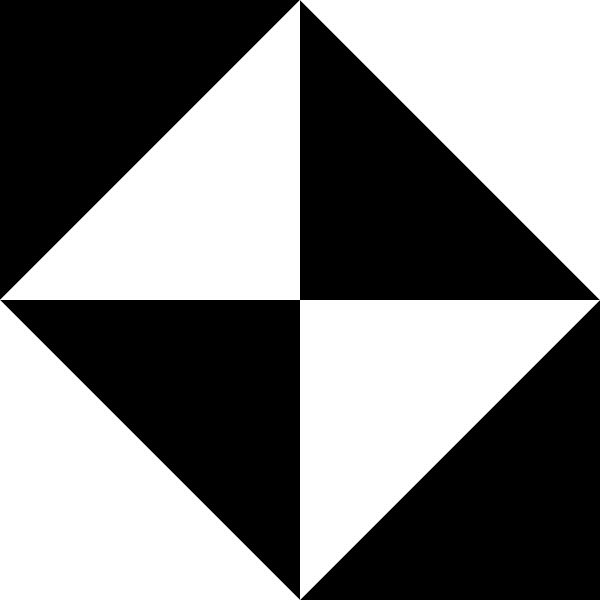
%> input picture Images/image1.png, 600 x 600 px
$ octave harriscorner.m   (GNU Octave 9; MATLAB toolbox functions it lacks are replaced by stand-ins)
%> lines starting %> are read from the running program, lines starting %| are printed output that depends on the picture; in (x1, y1, x2, y2) boxes, pixels count from 0 and x2, y2 are one past the last pixel; in counts of white or black regions, pixels touching at a corner belong together; the program's own positions count from 1
img = imread('Images/image1.png');
%> img is the input picture: size 600x600x3 uint8; min 0, max 255, mean 127.6

%Coefficients -> Variables
HarrisCoeff = 0.04;
thresh = 0;

%Convert given image to gray scale with a single value for each pixel
pixlen = size(img,3);
%> pixlen = 3
for i=1:pixlen
    for j=1:pixlen
        if i ~= j
            img(:,:,i) = img(:,:,i) + img(:,:,j);
        end
    end
    img(:,:,i) = img(:,:,i) / pixlen;
end
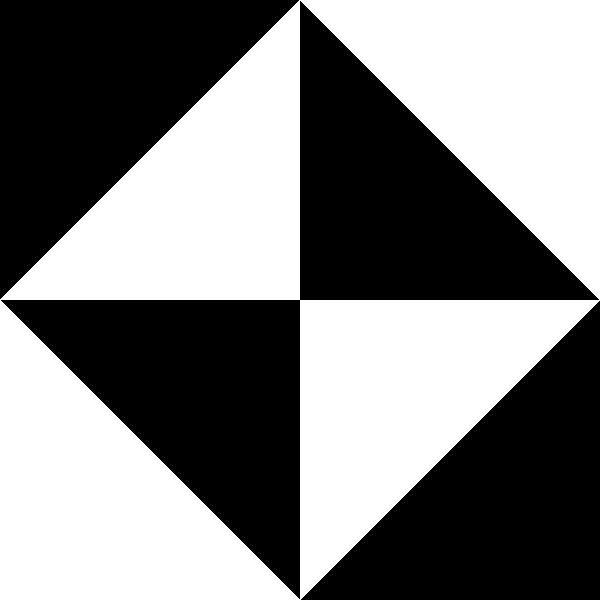
%> img: size 600x600x3 uint8; values 0 (black) and 85 (white), 50.2% white; 3 black regions, box (x1, y1, x2, y2) and area: (1, 1, 599, 599) 89700, (0, 0, 299, 299) 44850, (301, 301, 600, 600) 44850
img = img(:,:,1);

%Display original image
figure();
imshow(img);

corners = zeros(size(img,1), size(img,2));

imgDerivativeX = abs(conv2(img, [-1 0 1; -2 0 2; -1 0 1]));
imgDerivativeY = abs(conv2(img, [-1 -2 -1; 0 0 0; 1 2 1]));

imgDerivativeX = imcrop(imgDerivativeX, [2 2 size(imgDerivativeX,2)-3 size(imgDerivativeX,1)-3]);
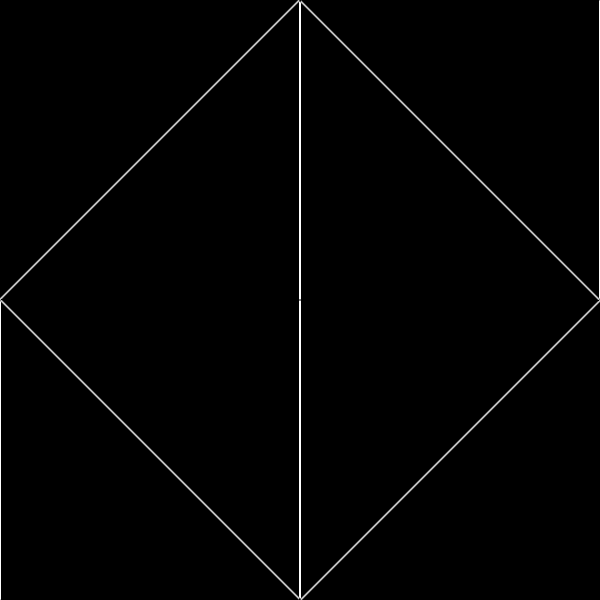
%> imgDerivativeX: size 600x600 double; min 0, max 340, mean 3.9; drawn with min black and max white
imgDerivativeY = imcrop(imgDerivativeY, [2 2 size(imgDerivativeY,2)-3 size(imgDerivativeY,1)-3]);
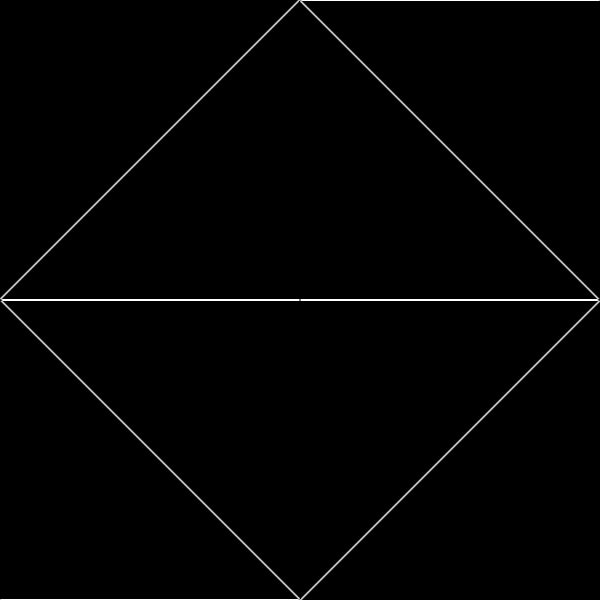
%> imgDerivativeY: size 600x600 double; min 0, max 340, mean 3.9; mean of the top-left, top-right, bottom-left and bottom-right quarters 3.4, 4.5, 4.5, 3.4; drawn with min black and max white

IxIx = imgDerivativeX .*  imgDerivativeX;
IyIy = imgDerivativeY .*  imgDerivativeY;
IxIy = imgDerivativeX .*  imgDerivativeY;

neighbourMat = [1 1 1 1 1; 1 1 1 1 1; 1 1 1 1 1; 1 1 1 1 1; 1 1 1 1 1];
IxIx = conv2(IxIx, neighbourMat);
%> IxIx: size 604x604 double
IxIy = conv2(IxIy, neighbourMat);
%> IxIy: size 604x604 double
IyIy = conv2(IyIy, neighbourMat);
%> IyIy: size 604x604 double

IxIx = imcrop(IxIx, [3 3 size(IxIx,2)-5 size(IxIx,1)-5]);
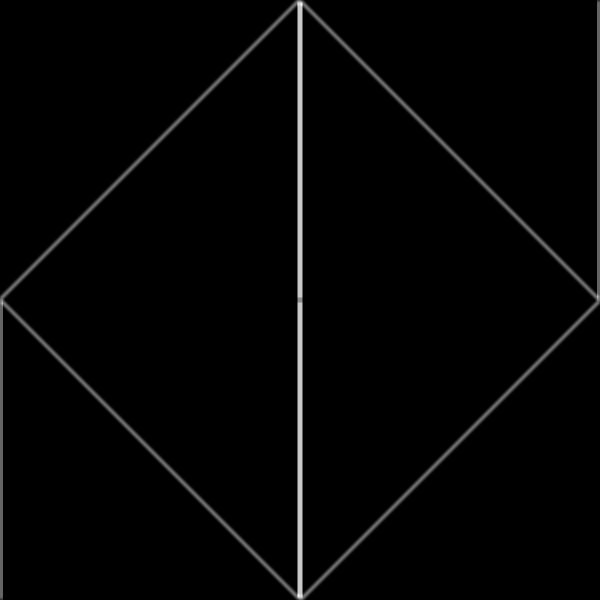
%> IxIx: size 600x600 double; min 0, max 1459450, mean 24364.8; drawn with min black and max white
IxIy = imcrop(IxIy, [3 3 size(IxIy,2)-5 size(IxIy,1)-5]);
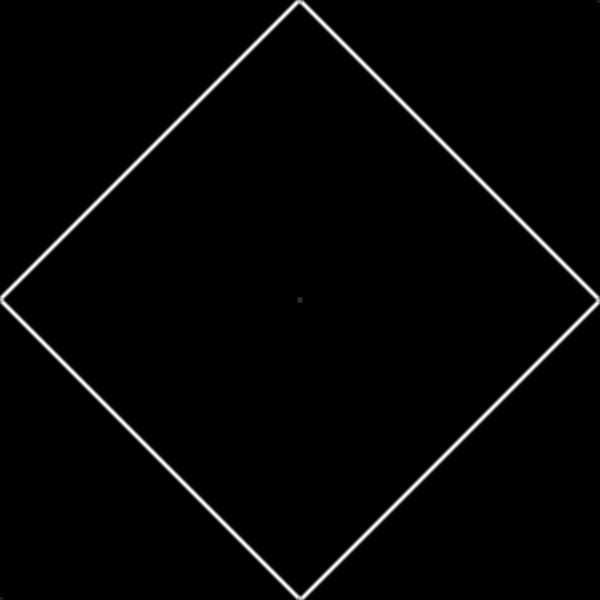
%> IxIy: size 600x600 double; min 0, max 635800, mean 11967; drawn with min black and max white
IyIy = imcrop(IyIy, [3 3 size(IyIy,2)-5 size(IyIy,1)-5]);
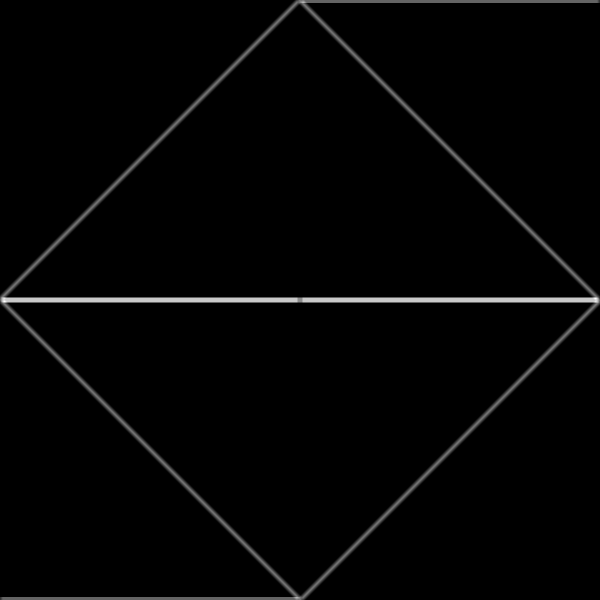
%> IyIy: size 600x600 double; min 0, max 1459450, mean 24364.8; mean of the top-left, top-right, bottom-left and bottom-right quarters 21511.1, 27218.6, 27218.6, 21511.1; drawn with min black and max white

cornerness = zeros(size(img,1), size(img,2));
for i=1:size(img,1)
    for j=1:size(img,2)
        matrixM = [IxIx(i,j) IxIy(i,j); IxIy(i,j) IyIy(i,j)];
        %value1 and value2 are the eigen values,
        %det(matrixM) = value1 * value2 and
        %trace(matrixM) = value1 + value2
        %cornerness(i,j) = value1 * value2 - HarrisCoeff * (value1 + value2) * (value1 + value2);
        cornerness(i,j) = det(matrixM) - HarrisCoeff * (trace(matrixM) ^ 2);
        if cornerness(i,j) > thresh
            corners(i,j) = 255;
            disp(cornerness(i,j));
        end
    end
end
%> this loop made 600 passes
%> (printed output is left out)
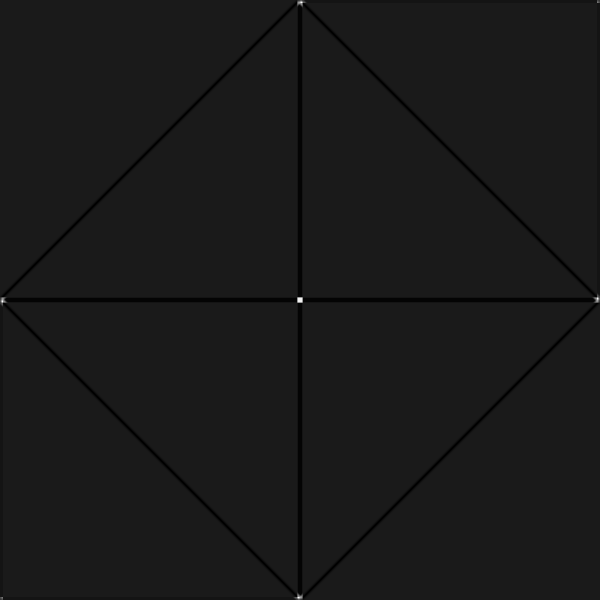
%> cornerness: size 600x600 double; min -64678662400, max 5.66e+11, mean -1.65e+09; drawn with min black and max white
%> corners: size 600x600 double; 0.07% white; 7 white regions (2 under 20 px), largest, box (x1, y1, x2, y2) and area: (297, 0, 307, 8) 48, (592, 293, 600, 303) 48, (0, 297, 8, 307) 48, (293, 592, 303, 600) 48, (297, 297, 303, 303) 36

%Display corners found
figure();
imshow(corners);
